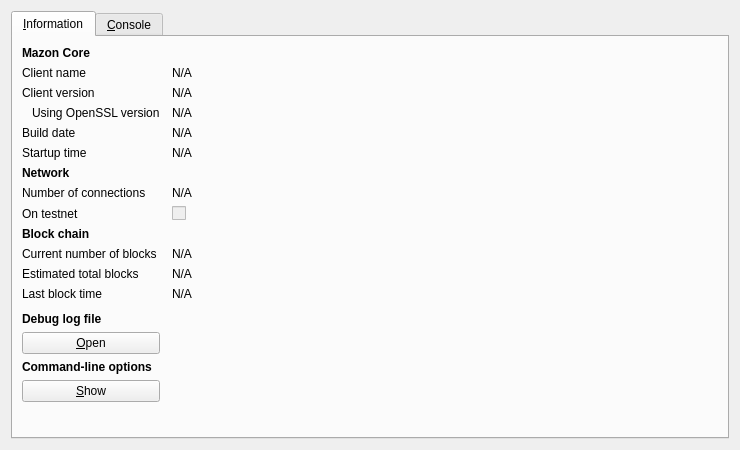
<?xml version="1.0" encoding="UTF-8"?>
<ui version="4.0">
 <class>RPCConsole</class>
 <widget class="QDialog" name="RPCConsole">
  <property name="geometry">
   <rect>
    <x>0</x>
    <y>0</y>
    <width>740</width>
    <height>450</height>
   </rect>
  </property>
  <property name="windowTitle">
   <string>Mazon - Debug window</string>
  </property>
  <layout class="QVBoxLayout" name="verticalLayout_2">
   <item>
    <widget class="QTabWidget" name="tabWidget">
     <property name="currentIndex">
      <number>0</number>
     </property>
     <widget class="QWidget" name="tab_info">
      <attribute name="title">
       <string>&amp;Information</string>
      </attribute>
      <layout class="QGridLayout" name="gridLayout" columnstretch="0,1">
       <property name="horizontalSpacing">
        <number>12</number>
       </property>
       <item row="0" column="0">
        <widget class="QLabel" name="label_9">
         <property name="font">
          <font>
           <weight>75</weight>
           <bold>true</bold>
          </font>
         </property>
         <property name="text">
          <string>Mazon Core</string>
         </property>
        </widget>
       </item>
       <item row="1" column="0">
        <widget class="QLabel" name="label_5">
         <property name="text">
          <string>Client name</string>
         </property>
        </widget>
       </item>
       <item row="1" column="1">
        <widget class="QLabel" name="clientName">
         <property name="cursor">
          <cursorShape>IBeamCursor</cursorShape>
         </property>
         <property name="text">
          <string>N/A</string>
         </property>
         <property name="textFormat">
          <enum>Qt::PlainText</enum>
         </property>
         <property name="textInteractionFlags">
          <set>Qt::LinksAccessibleByMouse|Qt::TextSelectableByKeyboard|Qt::TextSelectableByMouse</set>
         </property>
        </widget>
       </item>
       <item row="2" column="0">
        <widget class="QLabel" name="label_6">
         <property name="text">
          <string>Client version</string>
         </property>
        </widget>
       </item>
       <item row="2" column="1">
        <widget class="QLabel" name="clientVersion">
         <property name="cursor">
          <cursorShape>IBeamCursor</cursorShape>
         </property>
         <property name="text">
          <string>N/A</string>
         </property>
         <property name="textFormat">
          <enum>Qt::PlainText</enum>
         </property>
         <property name="textInteractionFlags">
          <set>Qt::LinksAccessibleByMouse|Qt::TextSelectableByKeyboard|Qt::TextSelectableByMouse</set>
         </property>
        </widget>
       </item>
       <item row="3" column="0">
        <widget class="QLabel" name="label_14">
         <property name="text">
          <string>Using OpenSSL version</string>
         </property>
         <property name="indent">
          <number>10</number>
         </property>
        </widget>
       </item>
       <item row="3" column="1">
        <widget class="QLabel" name="openSSLVersion">
         <property name="cursor">
          <cursorShape>IBeamCursor</cursorShape>
         </property>
         <property name="text">
          <string>N/A</string>
         </property>
         <property name="textFormat">
          <enum>Qt::PlainText</enum>
         </property>
         <property name="textInteractionFlags">
          <set>Qt::LinksAccessibleByMouse|Qt::TextSelectableByKeyboard|Qt::TextSelectableByMouse</set>
         </property>
        </widget>
       </item>
       <item row="4" column="0">
        <widget class="QLabel" name="label_12">
         <property name="text">
          <string>Build date</string>
         </property>
        </widget>
       </item>
       <item row="4" column="1">
        <widget class="QLabel" name="buildDate">
         <property name="cursor">
          <cursorShape>IBeamCursor</cursorShape>
         </property>
         <property name="text">
          <string>N/A</string>
         </property>
         <property name="textFormat">
          <enum>Qt::PlainText</enum>
         </property>
         <property name="textInteractionFlags">
          <set>Qt::LinksAccessibleByMouse|Qt::TextSelectableByKeyboard|Qt::TextSelectableByMouse</set>
         </property>
        </widget>
       </item>
       <item row="5" column="0">
        <widget class="QLabel" name="label_13">
         <property name="text">
          <string>Startup time</string>
         </property>
        </widget>
       </item>
       <item row="5" column="1">
        <widget class="QLabel" name="startupTime">
         <property name="cursor">
          <cursorShape>IBeamCursor</cursorShape>
         </property>
         <property name="text">
          <string>N/A</string>
         </property>
         <property name="textFormat">
          <enum>Qt::PlainText</enum>
         </property>
         <property name="textInteractionFlags">
          <set>Qt::LinksAccessibleByMouse|Qt::TextSelectableByKeyboard|Qt::TextSelectableByMouse</set>
         </property>
        </widget>
       </item>
       <item row="6" column="0">
        <widget class="QLabel" name="label_11">
         <property name="font">
          <font>
           <weight>75</weight>
           <bold>true</bold>
          </font>
         </property>
         <property name="text">
          <string>Network</string>
         </property>
        </widget>
       </item>
       <item row="7" column="0">
        <widget class="QLabel" name="label_7">
         <property name="text">
          <string>Number of connections</string>
         </property>
        </widget>
       </item>
       <item row="7" column="1">
        <widget class="QLabel" name="numberOfConnections">
         <property name="cursor">
          <cursorShape>IBeamCursor</cursorShape>
         </property>
         <property name="text">
          <string>N/A</string>
         </property>
         <property name="textFormat">
          <enum>Qt::PlainText</enum>
         </property>
         <property name="textInteractionFlags">
          <set>Qt::LinksAccessibleByMouse|Qt::TextSelectableByKeyboard|Qt::TextSelectableByMouse</set>
         </property>
        </widget>
       </item>
       <item row="8" column="0">
        <widget class="QLabel" name="label_8">
         <property name="text">
          <string>On testnet</string>
         </property>
        </widget>
       </item>
       <item row="8" column="1">
        <widget class="QCheckBox" name="isTestNet">
         <property name="enabled">
          <bool>false</bool>
         </property>
         <property name="text">
          <string/>
         </property>
        </widget>
       </item>
       <item row="9" column="0">
        <widget class="QLabel" name="label_10">
         <property name="font">
          <font>
           <weight>75</weight>
           <bold>true</bold>
          </font>
         </property>
         <property name="text">
          <string>Block chain</string>
         </property>
        </widget>
       </item>
       <item row="10" column="0">
        <widget class="QLabel" name="label_3">
         <property name="text">
          <string>Current number of blocks</string>
         </property>
        </widget>
       </item>
       <item row="10" column="1">
        <widget class="QLabel" name="numberOfBlocks">
         <property name="cursor">
          <cursorShape>IBeamCursor</cursorShape>
         </property>
         <property name="text">
          <string>N/A</string>
         </property>
         <property name="textFormat">
          <enum>Qt::PlainText</enum>
         </property>
         <property name="textInteractionFlags">
          <set>Qt::LinksAccessibleByMouse|Qt::TextSelectableByKeyboard|Qt::TextSelectableByMouse</set>
         </property>
        </widget>
       </item>
       <item row="11" column="0">
        <widget class="QLabel" name="label_4">
         <property name="text">
          <string>Estimated total blocks</string>
         </property>
        </widget>
       </item>
       <item row="11" column="1">
        <widget class="QLabel" name="totalBlocks">
         <property name="cursor">
          <cursorShape>IBeamCursor</cursorShape>
         </property>
         <property name="text">
          <string>N/A</string>
         </property>
         <property name="textFormat">
          <enum>Qt::PlainText</enum>
         </property>
         <property name="textInteractionFlags">
          <set>Qt::LinksAccessibleByMouse|Qt::TextSelectableByKeyboard|Qt::TextSelectableByMouse</set>
         </property>
        </widget>
       </item>
       <item row="12" column="0">
        <widget class="QLabel" name="label_2">
         <property name="text">
          <string>Last block time</string>
         </property>
        </widget>
       </item>
       <item row="12" column="1">
        <widget class="QLabel" name="lastBlockTime">
         <property name="cursor">
          <cursorShape>IBeamCursor</cursorShape>
         </property>
         <property name="text">
          <string>N/A</string>
         </property>
         <property name="textFormat">
          <enum>Qt::PlainText</enum>
         </property>
         <property name="textInteractionFlags">
          <set>Qt::LinksAccessibleByMouse|Qt::TextSelectableByKeyboard|Qt::TextSelectableByMouse</set>
         </property>
        </widget>
       </item>
       <item row="13" column="0">
        <spacer name="verticalSpacer_2">
         <property name="orientation">
          <enum>Qt::Vertical</enum>
         </property>
         <property name="sizeHint" stdset="0">
          <size>
           <width>20</width>
           <height>20</height>
          </size>
         </property>
        </spacer>
       </item>
       <item row="14" column="0">
        <widget class="QLabel" name="labelDebugLogfile">
         <property name="font">
          <font>
           <weight>75</weight>
           <bold>true</bold>
          </font>
         </property>
         <property name="text">
          <string>Debug log file</string>
         </property>
        </widget>
       </item>
       <item row="15" column="0">
        <widget class="QPushButton" name="openDebugLogfileButton">
         <property name="toolTip">
          <string>Open the Mazon debug log file from the current data directory. This can take a few seconds for large log files.</string>
         </property>
         <property name="text">
          <string>&amp;Open</string>
         </property>
         <property name="autoDefault">
          <bool>false</bool>
         </property>
        </widget>
       </item>
       <item row="16" column="0">
        <widget class="QLabel" name="labelCLOptions">
         <property name="font">
          <font>
           <weight>75</weight>
           <bold>true</bold>
          </font>
         </property>
         <property name="text">
          <string>Command-line options</string>
         </property>
        </widget>
       </item>
       <item row="17" column="0">
        <widget class="QPushButton" name="showCLOptionsButton">
         <property name="toolTip">
          <string>Show the Mazon-Qt help message to get a list with possible Mazon command-line options.</string>
         </property>
         <property name="text">
          <string>&amp;Show</string>
         </property>
         <property name="autoDefault">
          <bool>false</bool>
         </property>
        </widget>
       </item>
       <item row="18" column="0">
        <spacer name="verticalSpacer">
         <property name="orientation">
          <enum>Qt::Vertical</enum>
         </property>
         <property name="sizeHint" stdset="0">
          <size>
           <width>20</width>
           <height>40</height>
          </size>
         </property>
        </spacer>
       </item>
      </layout>
     </widget>
     <widget class="QWidget" name="tab_console">
      <attribute name="title">
       <string>&amp;Console</string>
      </attribute>
      <layout class="QVBoxLayout" name="verticalLayout_3">
       <property name="spacing">
        <number>3</number>
       </property>
       <item>
        <widget class="QTextEdit" name="messagesWidget">
         <property name="minimumSize">
          <size>
           <width>0</width>
           <height>100</height>
          </size>
         </property>
         <property name="readOnly">
          <bool>true</bool>
         </property>
         <property name="tabKeyNavigation" stdset="0">
          <bool>false</bool>
         </property>
         <property name="columnCount" stdset="0">
          <number>2</number>
         </property>
        </widget>
       </item>
       <item>
        <layout class="QHBoxLayout" name="horizontalLayout">
         <property name="spacing">
          <number>3</number>
         </property>
         <item>
          <widget class="QLabel" name="label">
           <property name="text">
            <string notr="true">&gt;</string>
           </property>
          </widget>
         </item>
         <item>
          <widget class="QLineEdit" name="lineEdit"/>
         </item>
         <item>
          <widget class="QPushButton" name="clearButton">
           <property name="maximumSize">
            <size>
             <width>24</width>
             <height>24</height>
            </size>
           </property>
           <property name="toolTip">
            <string>Clear console</string>
           </property>
           <property name="text">
            <string/>
           </property>
           <property name="icon">
            <iconset resource="../bitcoin.qrc">
             <normaloff>:/icons/remove</normaloff>:/icons/remove</iconset>
           </property>
           <property name="shortcut">
            <string notr="true">Ctrl+L</string>
           </property>
           <property name="autoDefault">
            <bool>false</bool>
           </property>
          </widget>
         </item>
        </layout>
       </item>
      </layout>
     </widget>
    </widget>
   </item>
  </layout>
 </widget>
 <resources>
  <include location="../bitcoin.qrc"/>
 </resources>
 <connections/>
</ui>
